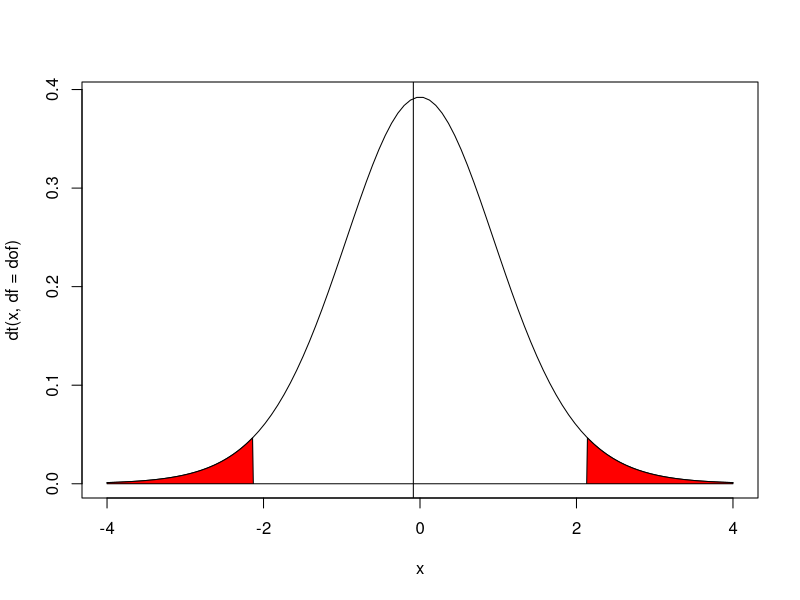
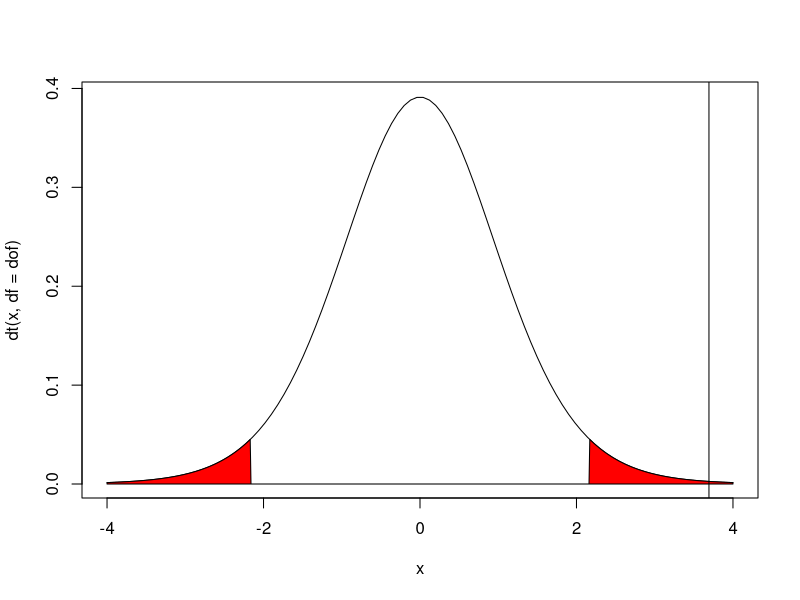

Write the R code that produced these figures, in order.
## ---- chunk 1
knitr::opts_chunk$set(echo = TRUE)
## ---- chunk 2
# quick function to make plotting faster
t_plot <- function(alpha=0.05, dof = 5,t_obs = 0){
  
        # define rejection regions
        rej_left <- qt(alpha/2,df = dof)
        rej_right <- qt(alpha/2,df = dof,lower.tail = F)
        #plot the curve with rejection regions
        x <- seq(-4,4,length.out = 100)
        plot(
        x,
        y = dt(x,df = dof),
        type = 'l')
        ## x and y for the whole area
        xReject <- c(seq(-4,4,by=0.01))
        yReject <- dt(xReject,df = dof)
        yReject[xReject > rej_left & xReject < rej_right] <- 0
        polygon(c(xReject,xReject[length(xReject)],xReject[1]),
        c(yReject,0, 0), col='red')
        
        abline(v = t_obs)
}
## ---- chunk 3
df <- read.csv('Sebastes_diaconus_data.csv')
# df
df <- df[!(is.na(df$FishNumber)), ]
write.csv(df,'fish_data.csv',row.names = F)
## ---- chunk 4
caud_ped_d <- df[df$FishID == 'S. diaconus',]$CaudalPeduncle
caud_ped_m <- df[df$FishID == 'S. mystinus',]$CaudalPeduncle
## ---- chunk 5
alpha <- 0.05

n1 <- length(caud_ped_d)
X1 <- mean(caud_ped_d)
var_X1 <- var(caud_ped_d)

n2 <- length(caud_ped_m)
X2 <- mean(caud_ped_m)
var_X2 <- var(caud_ped_m)

dof <- n1 + n2 - 2
t_crit <- qt(alpha/2,df = dof,lower.tail = F)

s <- (var_X1 / n1) + (var_X2 / n2)

t_obs <- (X1 - X2) / sqrt(s)

p_value <- 2*pt(t_obs, df = dof)

library(glue)
glue('ratio of variances: {var(caud_ped_d) / var(caud_ped_m)}\ndiaconus mean: {X1}
mystinus mean: {X2}\ndegrees of freedom: {dof}\nt statistic: {t_obs}
critical value: +/- {t_crit}\np-value: {p_value}
')
## ---- chunk 6
t_plot(alpha, dof, t_obs)
## ---- chunk 7
t.test(caud_ped_d, caud_ped_m, alternative = 'two.sided',  var.equal = T)
## ---- chunk 8
as1_d <- df[df$FishID == 'S. diaconus',]$AnalSpineI
as1_m <- df[df$FishID == 'S. mystinus',]$AnalSpineI
## ---- chunk 9
alpha <- 0.05
n1 <- length(as1_d)
X1 <- mean(as1_d)
s_X1 <- var(as1_d) / n1

n2 <- length(as1_m)
X2 <- mean(as1_m)
s_X2 <- var(as1_m) / n2

t_prime <- (X1 - X2) / sqrt(s_X1 + s_X2)

dof_prime <- (s_X1 + s_X2)^2 / ( ((s_X1)^2 / (n1 - 1)) +  ((s_X2)^2 / (n2 - 1))  )

t_crit <- qt(alpha/2,df = dof_prime,lower.tail = F)

p_value <- 2*pt(t_prime, df = dof_prime,lower.tail = F)

glue('ratio of variances: {var(as1_d) / var(as1_m)}\ndiaconus mean: {X1}
mystinus mean: {X2}\ndegrees of freedom: {dof_prime}\nt statistic: {t_prime}
critical value: +/- {t_crit}\np-value: {p_value}
')
## ---- chunk 10
t_plot(alpha, dof_prime, t_prime)
## ---- chunk 11
t.test(as1_d, as1_m)
## ---- chunk 12
symp_d <- df[df$FishID == 'S. diaconus',]$SymphysealKnob
symp_m <- df[df$FishID == 'S. mystinus',]$SymphysealKnob
var(symp_m) / var(symp_d)
glue('ratio of variances: {var(symp_d) / var(symp_m)}')
## ---- chunk 13
t.test(symp_d,symp_m,var.equal = T)
## ---- chunk 14
as2_d <- df[df$FishID == 'S. diaconus',]$AnalSpineII
as2_m <- df[df$FishID == 'S. mystinus',]$AnalSpineII
glue('ratio of variances: {var(as2_d) / var(as2_m)}')
## ---- chunk 15
t.test(as2_d,as2_m,var.equal = T)
## ---- chunk 16
as3_d <- df[df$FishID == 'S. diaconus',]$AnalSpineIII
as3_m <- df[df$FishID == 'S. mystinus',]$AnalSpineIII
glue('ratio of variances: {var(as3_d) / var(as3_m)}')
## ---- chunk 17
t.test(as3_d,as3_m,var.equal = T)
